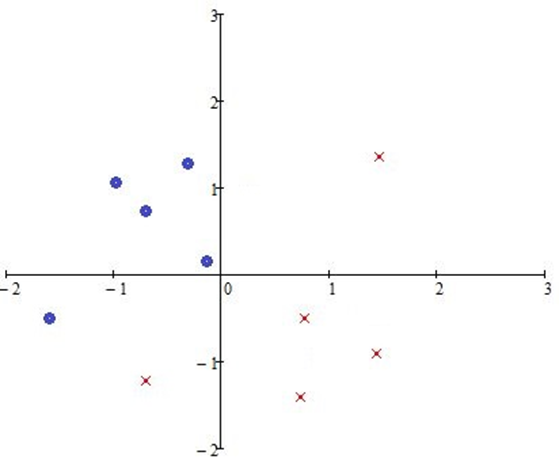
#> input picture Lab3/image9.png, 559 x 467 px
$ python -i cvreader.py   (imports and definitions only)
#> lines starting #> are read from the running program, lines starting #| are printed output that depends on the picture; after the words box and inside, x2 and y2 are one past the last pixel; in counts of white or black regions, pixels touching at a corner belong together
import cv2
import numpy as np


class CVReader:
    def __init__(self, image_path):
        # Загружаем изображение и переводим его в цветовое пространство HSV
#> called with image_path = 'image9.png'
        self.image = cv2.imread(image_path)
#> self.image is the input picture: shape (467, 559, 3); mean B, G, R 252.6, 252.5, 252.5
        self.hsv = cv2.cvtColor(self.image, cv2.COLOR_BGR2HSV)
#> self.hsv: shape (467, 559, 3); mean H, S, V 3.8, 0.6, 252.8
        self.origin_x = 0
        self.origin_y = 0

    # Метод для поиска пересечения осей
    def find_axis_intersection(self):
        # Диапазоны для черного цвета (оси)
        black_lower = np.array([0, 0, 0])
        black_upper = np.array([180, 255, 50])

        # Маска для черного цвета (оси)
        black_mask = cv2.inRange(self.hsv, black_lower, black_upper)

        # Поиск контуров для пересечения осей
        contours_black, _ = cv2.findContours(black_mask, cv2.RETR_EXTERNAL, cv2.CHAIN_APPROX_SIMPLE)

        max_area = 0
        for contour in contours_black:
            area = cv2.contourArea(contour)
            if area > max_area:
                max_area = area
                M = cv2.moments(contour)
                if M["m00"] != 0:
                    self.origin_x = int(M["m10"] / M["m00"])
                    self.origin_y = int(M["m01"] / M["m00"])

        return self.origin_x, self.origin_y

    def get_coordinates(self, color='blue', step=138):
#> called with color = 'blue', step = 138
        coordinates = []

        # Определяем диапазоны для цветов
        if color == 'blue':
            lower = np.array([100, 150, 50])
            upper = np.array([140, 255, 255])
        elif color == 'red':
            lower1 = np.array([0, 100, 100])
            upper1 = np.array([10, 255, 255])
            lower2 = np.array([160, 100, 100])
            upper2 = np.array([180, 255, 255])
            mask = cv2.bitwise_or(cv2.inRange(self.hsv, lower1, upper1), cv2.inRange(self.hsv, lower2, upper2))
            contours, _ = cv2.findContours(mask, cv2.RETR_EXTERNAL, cv2.CHAIN_APPROX_SIMPLE)
            for contour in contours:
                M = cv2.moments(contour)
                if M["m00"] != 0:
                    cX = int(M["m10"] / M["m00"])
                    cY = int(M["m01"] / M["m00"])
                    rel_x = cX - self.origin_x
                    rel_y = self.origin_y - cY
                    coordinates.append((rel_x / step, rel_y / step, 1))  # Добавляем кортеж вместо списка
            return coordinates

        # Маска для синего цвета (нулевой класс)
        blue_mask = cv2.inRange(self.hsv, lower, upper)
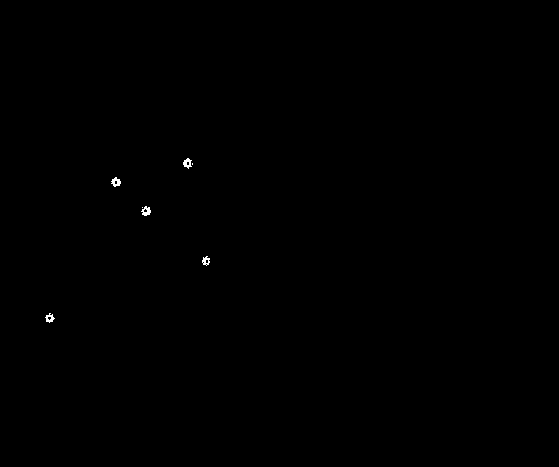
#> blue_mask: shape (467, 559); 0.11% white in thin lines or dots, all inside (x1, y1, x2, y2) = (45, 158, 210, 323)

        # Поиск контуров для синих кругов (нулевой класс)
        contours_blue, _ = cv2.findContours(blue_mask, cv2.RETR_EXTERNAL, cv2.CHAIN_APPROX_SIMPLE)
#> contours_blue = 7 contours, 2 with area under 20; largest, box (x1, y1, x2, y2) and area: (141, 206, 151, 216) 52, (111, 177, 121, 187) 52, (183, 158, 192, 169) 48, (45, 313, 55, 323) 44, (202, 256, 210, 266) 41
        for contour in contours_blue:
            M = cv2.moments(contour)
            if M["m00"] != 0:
                cX = int(M["m10"] / M["m00"])
                cY = int(M["m01"] / M["m00"])
                rel_x = cX - self.origin_x
                rel_y = self.origin_y - cY
                coordinates.append((rel_x / step, rel_y / step, 0))  # Добавляем кортеж вместо списка
#> this loop made 7 passes
#> (cX, cY, rel_x, rel_y) on passes 1, 2, 4, 5, 7: (49, 317, 49, -317), (205, 260, 205, -260), (145, 210, 145, -210), (115, 181, 115, -181), (186, 162, 186, -162)
#> contour on passes 3, 6: [[142, 207]], [[192, 163], [192, 164]]
#> after the loop, coordinates = [(0.355, -2.3, 0), (1.49, -1.88, 0), (1.05, -1.52, 0), (0.833, -1.31, 0), (1.35, -1.17, 0)]

        return coordinates

>>> result = CVReader('image9.png').get_coordinates()
#> result has the same summary as coordinates in get_coordinates
